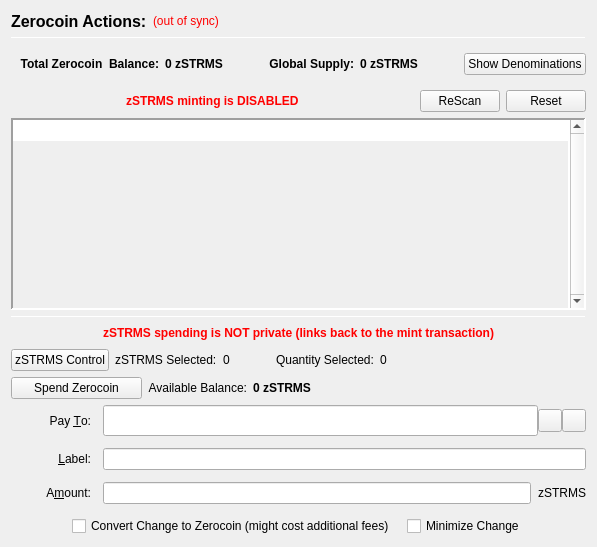
                  <widget class="QFrame" name="verticalFrameLeft">
                   <layout class="QVBoxLayout" name="verticalLayout_2">
                    <item>
                     <layout class="QVBoxLayout" name="verticalLayout_3">
                      <item>
                       <layout class="QHBoxLayout" name="horizontalLayout_3">
                        <item>
                         <widget class="QLabel" name="labelzSTRMSActions">
                          <property name="font">
                           <font>
                            <pointsize>12</pointsize>
                            <weight>75</weight>
                            <bold>true</bold>
                           </font>
                          </property>
                          <property name="text">
                           <string>Zerocoin Actions:</string>
                          </property>
                          <property name="alignment">
                           <set>Qt::AlignLeading|Qt::AlignLeft|Qt::AlignVCenter</set>
                          </property>
                         </widget>
                        </item>
                        <item>
                         <widget class="QLabel" name="labelzSTRMSSyncStatus">
                          <property name="toolTip">
                           <string>The displayed information may be out of date. Your wallet automatically synchronizes with the STRMS network after a connection is established, but this process has not completed yet.</string>
                          </property>
                          <property name="styleSheet">
                           <string notr="true">QLabel { color: red; }</string>
                          </property>
                          <property name="text">
                           <string notr="true">(out of sync)</string>
                          </property>
                          <property name="alignment">
                           <set>Qt::AlignLeading|Qt::AlignLeft|Qt::AlignVCenter</set>
                          </property>
                         </widget>
                        </item>
                        <item>
                         <spacer name="horizontalSpacer">
                          <property name="orientation">
                           <enum>Qt::Horizontal</enum>
                          </property>
                          <property name="sizeHint" stdset="0">
                           <size>
                            <width>40</width>
                            <height>20</height>
                           </size>
                          </property>
                         </spacer>
                        </item>
                       </layout>
                      </item>
                      <item>
                       <widget class="Line" name="lineUpperLeft">
                        <property name="minimumSize">
                         <size>
                          <width>0</width>
                          <height>1</height>
                         </size>
                        </property>
                        <property name="maximumSize">
                         <size>
                          <width>16777215</width>
                          <height>1</height>
                         </size>
                        </property>
                        <property name="frameShadow">
                         <enum>QFrame::Sunken</enum>
                        </property>
                        <property name="orientation">
                         <enum>Qt::Horizontal</enum>
                        </property>
                       </widget>
                      </item>
                      <item>
                       <widget class="QFrame" name="balanceSupplyFrame">
                        <layout class="QHBoxLayout" name="horizontalLayout_2" stretch="0,0,0,1,0">
                         <property name="rightMargin">
                          <number>0</number>
                         </property>
                         <item>
                          <layout class="QHBoxLayout" name="horizontalLayout_34">
                           <item>
                            <widget class="QLabel" name="labelzAvailableText_3">
                             <property name="font">
                              <font>
                               <weight>75</weight>
                               <bold>true</bold>
                              </font>
                             </property>
                             <property name="toolTip">
                              <string>Total Balance including unconfirmed and immature zSTRMS</string>
                             </property>
                             <property name="text">
                              <string>Total Zerocoin  Balance:</string>
                             </property>
                             <property name="alignment">
                              <set>Qt::AlignRight|Qt::AlignTrailing|Qt::AlignVCenter</set>
                             </property>
                            </widget>
                           </item>
                           <item>
                            <widget class="QLabel" name="labelzAvailableAmount_4">
                             <property name="minimumSize">
                              <size>
                               <width>40</width>
                               <height>0</height>
                              </size>
                             </property>
                             <property name="font">
                              <font>
                               <weight>75</weight>
                               <bold>true</bold>
                              </font>
                             </property>
                             <property name="toolTip">
                              <string>Total Balance including unconfirmed and immature zSTRMS</string>
                             </property>
                             <property name="text">
                              <string>0 zSTRMS</string>
                             </property>
                             <property name="alignment">
                              <set>Qt::AlignLeading|Qt::AlignLeft|Qt::AlignVCenter</set>
                             </property>
                            </widget>
                           </item>
                          </layout>
                         </item>
                         <item>
                          <spacer name="horizontalSpacer_32">
                           <property name="orientation">
                            <enum>Qt::Horizontal</enum>
                           </property>
                           <property name="sizeHint" stdset="0">
                            <size>
                             <width>40</width>
                             <height>20</height>
                            </size>
                           </property>
                          </spacer>
                         </item>
                         <item>
                          <layout class="QHBoxLayout" name="horizontalLayout_35">
                           <item>
                            <widget class="QLabel" name="labelZsupplyText_2">
                             <property name="font">
                              <font>
                               <weight>75</weight>
                               <bold>true</bold>
                              </font>
                             </property>
                             <property name="text">
                              <string>Global Supply:</string>
                             </property>
                             <property name="alignment">
                              <set>Qt::AlignRight|Qt::AlignTrailing|Qt::AlignVCenter</set>
                             </property>
                            </widget>
                           </item>
                           <item>
                            <widget class="QLabel" name="labelZsupplyAmount_2">
                             <property name="font">
                              <font>
                               <weight>75</weight>
                               <bold>true</bold>
                              </font>
                             </property>
                             <property name="text">
                              <string>0 zSTRMS</string>
                             </property>
                            </widget>
                           </item>
                          </layout>
                         </item>
                         <item>
                          <spacer name="horizontalSpacer_31">
                           <property name="orientation">
                            <enum>Qt::Horizontal</enum>
                           </property>
                           <property name="sizeHint" stdset="0">
                            <size>
                             <width>40</width>
                             <height>20</height>
                            </size>
                           </property>
                          </spacer>
                         </item>
                         <item>
                          <widget class="QPushButton" name="pushButtonShowDenoms">
                           <property name="toolTip">
                            <string>Show zSTRMS denominations list</string>
                           </property>
                           <property name="text">
                            <string>Show Denominations</string>
                           </property>
                          </widget>
                         </item>
                        </layout>
                       </widget>
                      </item>
                      <item>
                       <layout class="QHBoxLayout" name="horizontalLayout_4">
                        <item>
                         <spacer name="horizontalSpacer_2">
                          <property name="orientation">
                           <enum>Qt::Horizontal</enum>
                          </property>
                          <property name="sizeHint" stdset="0">
                           <size>
                            <width>40</width>
                            <height>20</height>
                           </size>
                          </property>
                         </spacer>
                        </item>
                        <item>
                         <widget class="QLabel" name="label">
                          <property name="styleSheet">
                           <string notr="true">color: red;
font-weight: bold;</string>
                          </property>
                          <property name="text">
                           <string>zSTRMS minting is DISABLED</string>
                          </property>
                         </widget>
                        </item>
                        <item>
                         <spacer name="horizontalSpacer_3">
                          <property name="orientation">
                           <enum>Qt::Horizontal</enum>
                          </property>
                          <property name="sizeHint" stdset="0">
                           <size>
                            <width>40</width>
                            <height>20</height>
                           </size>
                          </property>
                         </spacer>
                        </item>
                        <item>
                         <widget class="QPushButton" name="pushButtonMintReset">
                          <property name="maximumSize">
                           <size>
                            <width>80</width>
                            <height>16777215</height>
                           </size>
                          </property>
                          <property name="toolTip">
                           <string>Rescan the complete blockchain for  Zerocoin mints and their meta-data.</string>
                          </property>
                          <property name="text">
                           <string>ReScan</string>
                          </property>
                         </widget>
                        </item>
                        <item>
                         <widget class="QPushButton" name="pushButtonSpentReset">
                          <property name="maximumSize">
                           <size>
                            <width>80</width>
                            <height>16777215</height>
                           </size>
                          </property>
                          <property name="toolTip">
                           <string>Reset Zerocoin Wallet DB. Deletes transactions that did not make it into the blockchain.</string>
                          </property>
                          <property name="text">
                           <string>Reset</string>
                          </property>
                         </widget>
                        </item>
                       </layout>
                      </item>
                      <item>
                       <widget class="QPlainTextEdit" name="TEMintStatus">
                        <property name="font">
                         <font>
                          <pointsize>8</pointsize>
                         </font>
                        </property>
                        <property name="toolTip">
                         <string>Status and/or Mesages from the last Mint Action.</string>
                        </property>
                        <property name="frameShape">
                         <enum>QFrame::Panel</enum>
                        </property>
                        <property name="frameShadow">
                         <enum>QFrame::Sunken</enum>
                        </property>
                        <property name="lineWidth">
                         <number>2</number>
                        </property>
                        <property name="midLineWidth">
                         <number>2</number>
                        </property>
                        <property name="verticalScrollBarPolicy">
                         <enum>Qt::ScrollBarAlwaysOn</enum>
                        </property>
                        <property name="horizontalScrollBarPolicy">
                         <enum>Qt::ScrollBarAlwaysOff</enum>
                        </property>
                        <property name="readOnly">
                         <bool>true</bool>
                        </property>
                        <property name="plainText">
                         <string notr="true"/>
                        </property>
                        <property name="backgroundVisible">
                         <bool>true</bool>
                        </property>
                       </widget>
                      </item>
                      <item>
                       <widget class="Line" name="line">
                        <property name="minimumSize">
                         <size>
                          <width>0</width>
                          <height>1</height>
                         </size>
                        </property>
                        <property name="maximumSize">
                         <size>
                          <width>16777215</width>
                          <height>1</height>
                         </size>
                        </property>
                        <property name="orientation">
                         <enum>Qt::Horizontal</enum>
                        </property>
                       </widget>
                      </item>
                      <item>
                       <layout class="QHBoxLayout" name="horizontalLayout_7">
                        <item>
                         <spacer name="horizontalSpacer_18">
                          <property name="orientation">
                           <enum>Qt::Horizontal</enum>
                          </property>
                          <property name="sizeHint" stdset="0">
                           <size>
                            <width>40</width>
                            <height>20</height>
                           </size>
                          </property>
                         </spacer>
                        </item>
                        <item>
                         <widget class="QLabel" name="label_2">
                          <property name="styleSheet">
                           <string notr="true">color: red;
font-weight: bold;</string>
                          </property>
                          <property name="text">
                           <string>zSTRMS spending is NOT private (links back to the mint transaction)</string>
                          </property>
                         </widget>
                        </item>
                        <item>
                         <spacer name="horizontalSpacer_30">
                          <property name="orientation">
                           <enum>Qt::Horizontal</enum>
                          </property>
                          <property name="sizeHint" stdset="0">
                           <size>
                            <width>40</width>
                            <height>20</height>
                           </size>
                          </property>
                         </spacer>
                        </item>
                       </layout>
                      </item>
                      <item>
                       <layout class="QHBoxLayout" name="horizontalLayout_24">
                        <property name="leftMargin">
                         <number>0</number>
                        </property>
                        <property name="bottomMargin">
                         <number>0</number>
                        </property>
                        <item>
                         <widget class="QPushButton" name="pushButtonZPivControl">
                          <property name="text">
                           <string>zSTRMS Control</string>
                          </property>
                         </widget>
                        </item>
                        <item>
                         <widget class="QLabel" name="labelzPivSelected">
                          <property name="text">
                           <string>zSTRMS Selected:</string>
                          </property>
                         </widget>
                        </item>
                        <item>
                         <widget class="QLabel" name="labelzPivSelected_int">
                          <property name="text">
                           <string>0</string>
                          </property>
                         </widget>
                        </item>
                        <item>
                         <spacer name="horizontalSpacer_17">
                          <property name="orientation">
                           <enum>Qt::Horizontal</enum>
                          </property>
                          <property name="sizeType">
                           <enum>QSizePolicy::Fixed</enum>
                          </property>
                          <property name="sizeHint" stdset="0">
                           <size>
                            <width>40</width>
                            <height>20</height>
                           </size>
                          </property>
                         </spacer>
                        </item>
                        <item>
                         <widget class="QLabel" name="labelQuantitySelected">
                          <property name="text">
                           <string>Quantity Selected:</string>
                          </property>
                         </widget>
                        </item>
                        <item>
                         <widget class="QLabel" name="labelQuantitySelected_int">
                          <property name="text">
                           <string>0</string>
                          </property>
                         </widget>
                        </item>
                        <item>
                         <spacer name="horizontalSpacer_19">
                          <property name="orientation">
                           <enum>Qt::Horizontal</enum>
                          </property>
                          <property name="sizeHint" stdset="0">
                           <size>
                            <width>40</width>
                            <height>20</height>
                           </size>
                          </property>
                         </spacer>
                        </item>
                       </layout>
                      </item>
                      <item>
                       <layout class="QHBoxLayout" name="horizontalLayout_6">
                        <item>
                         <widget class="QPushButton" name="pushButtonSpendzSTRMS">
                          <property name="minimumSize">
                           <size>
                            <width>131</width>
                            <height>0</height>
                           </size>
                          </property>
                          <property name="toolTip">
                           <string>Spend Zerocoin. Without 'Pay To:' address creates payments to yourself.</string>
                          </property>
                          <property name="text">
                           <string>Spend Zerocoin</string>
                          </property>
                         </widget>
                        </item>
                        <item>
                         <widget class="QLabel" name="labelzSTRMSBalanceText">
                          <property name="toolTip">
                           <string>Available (mature and spendable) zSTRMS for spending</string>
                          </property>
                          <property name="text">
                           <string>Available Balance:</string>
                          </property>
                          <property name="alignment">
                           <set>Qt::AlignRight|Qt::AlignTrailing|Qt::AlignVCenter</set>
                          </property>
                         </widget>
                        </item>
                        <item>
                         <widget class="QLabel" name="labelzAvailableAmount_2">
                          <property name="font">
                           <font>
                            <weight>75</weight>
                            <bold>true</bold>
                           </font>
                          </property>
                          <property name="toolTip">
                           <string>Available (mature and spendable) zSTRMS for spending

zSTRMS are mature when they have more than 20 confirmations AND more than 2 mints of the same denomination after them were minted</string>
                          </property>
                          <property name="text">
                           <string>0 zSTRMS</string>
                          </property>
                          <property name="alignment">
                           <set>Qt::AlignLeading|Qt::AlignLeft|Qt::AlignVCenter</set>
                          </property>
                         </widget>
                        </item>
                        <item>
                         <spacer name="horizontalSpacer_4">
                          <property name="orientation">
                           <enum>Qt::Horizontal</enum>
                          </property>
                          <property name="sizeHint" stdset="0">
                           <size>
                            <width>40</width>
                            <height>20</height>
                           </size>
                          </property>
                         </spacer>
                        </item>
                       </layout>
                      </item>
                      <item>
                       <layout class="QGridLayout" name="gridLayout_7">
                        <property name="spacing">
                         <number>12</number>
                        </property>
                        <item row="0" column="0">
                         <widget class="QLabel" name="payToLabel">
                          <property name="minimumSize">
                           <size>
                            <width>80</width>
                            <height>0</height>
                           </size>
                          </property>
                          <property name="text">
                           <string>Pay &amp;To:</string>
                          </property>
                          <property name="alignment">
                           <set>Qt::AlignRight|Qt::AlignTrailing|Qt::AlignVCenter</set>
                          </property>
                          <property name="buddy">
                           <cstring>payTo</cstring>
                          </property>
                         </widget>
                        </item>
                        <item row="0" column="1">
                         <layout class="QHBoxLayout" name="payToLayout">
                          <property name="spacing">
                           <number>0</number>
                          </property>
                          <item>
                           <widget class="QValidatedLineEdit" name="payTo">
                            <property name="enabled">
                             <bool>true</bool>
                            </property>
                            <property name="minimumSize">
                             <size>
                              <width>0</width>
                              <height>31</height>
                             </size>
                            </property>
                            <property name="toolTip">
                             <string>The STRMS address to send the payment to. Creates local payment to yourself when empty.</string>
                            </property>
                           </widget>
                          </item>
                          <item>
                           <widget class="QToolButton" name="addressBookButton">
                            <property name="toolTip">
                             <string>Choose previously used address</string>
                            </property>
                            <property name="text">
                             <string/>
                            </property>
                            <property name="icon">
                             <iconset resource="../streamies.qrc">
                              <normaloff>:/icons/address-book</normaloff>:/icons/address-book</iconset>
                            </property>
                            <property name="shortcut">
                             <string>Alt+A</string>
                            </property>
                           </widget>
                          </item>
                          <item>
                           <widget class="QToolButton" name="pasteButton">
                            <property name="toolTip">
                             <string>Paste address from clipboard</string>
                            </property>
                            <property name="text">
                             <string/>
                            </property>
                            <property name="icon">
                             <iconset resource="../streamies.qrc">
                              <normaloff>:/icons/editpaste</normaloff>:/icons/editpaste</iconset>
                            </property>
                            <property name="shortcut">
                             <string>Alt+P</string>
                            </property>
                           </widget>
                          </item>
                         </layout>
                        </item>
                        <item row="1" column="0">
                         <widget class="QLabel" name="labelLabel">
                          <property name="minimumSize">
                           <size>
                            <width>80</width>
                            <height>0</height>
                           </size>
                          </property>
                          <property name="text">
                           <string>&amp;Label:</string>
                          </property>
                          <property name="alignment">
                           <set>Qt::AlignRight|Qt::AlignTrailing|Qt::AlignVCenter</set>
                          </property>
                          <property name="buddy">
                           <cstring>addAsLabel</cstring>
                          </property>
                         </widget>
                        </item>
                        <item row="1" column="1">
                         <widget class="QLineEdit" name="addAsLabel">
                          <property name="toolTip">
                           <string>Enter a label for this address to add it to the list of used addresses</string>
                          </property>
                         </widget>
                        </item>
                        <item row="2" column="0">
                         <widget class="QLabel" name="amountLabel">
                          <property name="minimumSize">
                           <size>
                            <width>80</width>
                            <height>0</height>
                           </size>
                          </property>
                          <property name="text">
                           <string>A&amp;mount:</string>
                          </property>
                          <property name="alignment">
                           <set>Qt::AlignRight|Qt::AlignTrailing|Qt::AlignVCenter</set>
                          </property>
                          <property name="buddy">
                           <cstring>zSTRMSpayAmount</cstring>
                          </property>
                         </widget>
                        </item>
                        <item row="2" column="1">
                         <layout class="QHBoxLayout" name="horizontalLayout_9">
                          <property name="spacing">
                           <number>0</number>
                          </property>
                          <item>
                           <widget class="QLineEdit" name="zSTRMSpayAmount"/>
                          </item>
                          <item>
                           <widget class="QLabel" name="labelzSTRMS">
                            <property name="minimumSize">
                             <size>
                              <width>55</width>
                              <height>0</height>
                             </size>
                            </property>
                            <property name="text">
                             <string>zSTRMS</string>
                            </property>
                            <property name="alignment">
                             <set>Qt::AlignRight|Qt::AlignTrailing|Qt::AlignVCenter</set>
                            </property>
                           </widget>
                          </item>
                         </layout>
                        </item>
                        <item row="3" column="0" colspan="2">
                         <layout class="QHBoxLayout" name="horizontalLayout_10">
                          <item>
                           <spacer name="horizontalSpacer_5">
                            <property name="orientation">
                             <enum>Qt::Horizontal</enum>
                            </property>
                            <property name="sizeHint" stdset="0">
                             <size>
                              <width>40</width>
                              <height>20</height>
                             </size>
                            </property>
                           </spacer>
                          </item>
                          <item>
                           <widget class="QCheckBox" name="checkBoxMintChange">
                            <property name="sizePolicy">
                             <sizepolicy hsizetype="MinimumExpanding" vsizetype="Fixed">
                              <horstretch>0</horstretch>
                              <verstretch>0</verstretch>
                             </sizepolicy>
                            </property>
                            <property name="layoutDirection">
                             <enum>Qt::LeftToRight</enum>
                            </property>
                            <property name="text">
                             <string>Convert Change to Zerocoin (might cost additional fees)</string>
                            </property>
                           </widget>
                          </item>
                          <item>
                           <widget class="QCheckBox" name="checkBoxMinimizeChange">
                            <property name="toolTip">
                             <string>If checked, the wallet tries to minimize the returning change instead of minimizing the number of spent denominations.</string>
                            </property>
                            <property name="text">
                             <string>Minimize Change</string>
                            </property>
                           </widget>
                          </item>
                          <item>
                           <spacer name="horizontalSpacer_6">
                            <property name="orientation">
                             <enum>Qt::Horizontal</enum>
                            </property>
                            <property name="sizeHint" stdset="0">
                             <size>
                              <width>40</width>
                              <height>20</height>
                             </size>
                            </property>
                           </spacer>
                          </item>
                         </layout>
                        </item>
                       </layout>
                      </item>
                     </layout>
                    </item>
                   </layout>
                  </widget>
